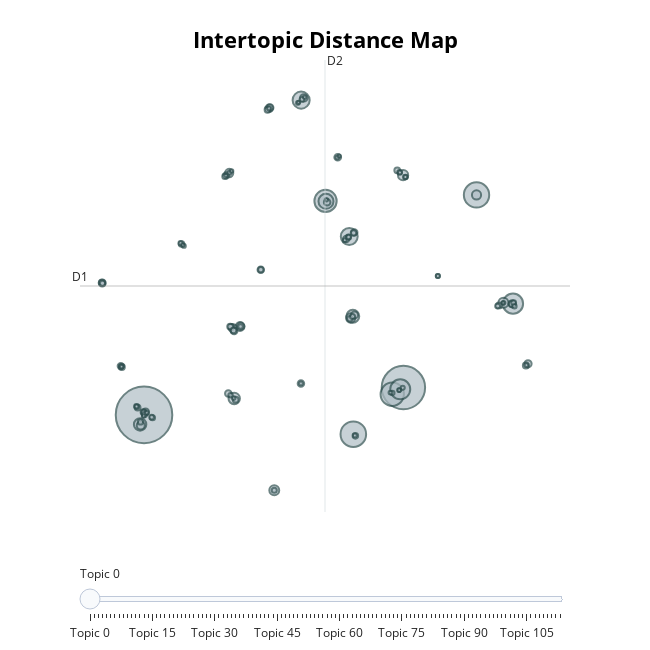

Notebook cell for this chart:
### Code cell
# 모델이 자동으로 줄이도록 축소
model = BERTopic(nr_topics="auto")
topics, probabilities = model.fit_transform(docs)

model.visualize_topics()
